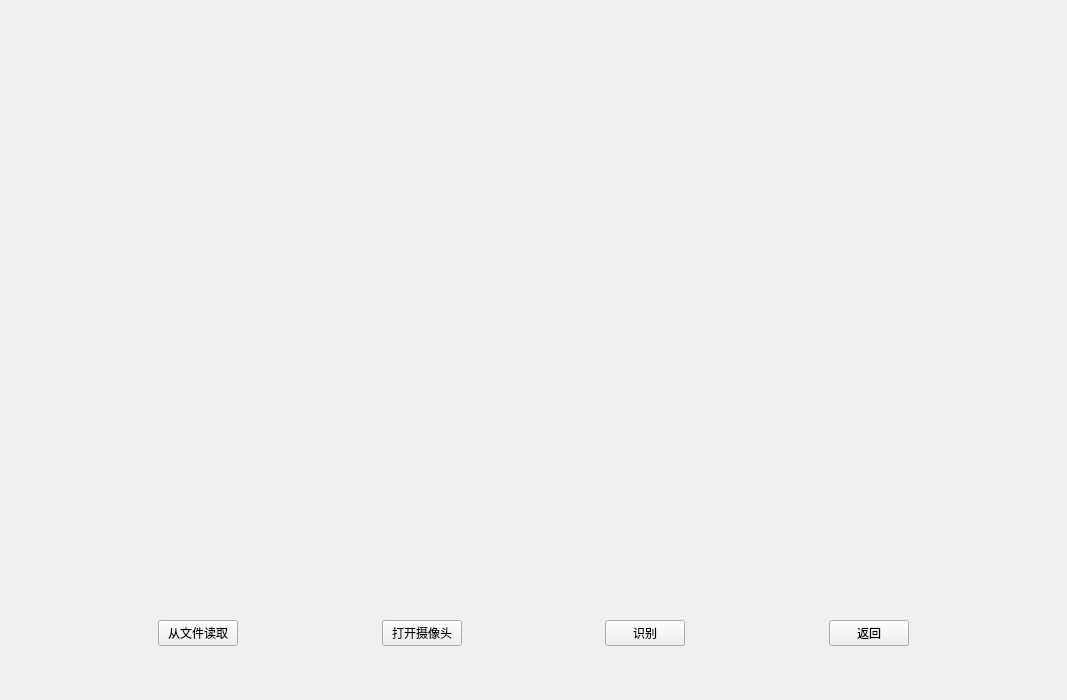
<?xml version="1.0" encoding="UTF-8"?>
<ui version="4.0">
 <class>Form</class>
 <widget class="QWidget" name="Form">
  <property name="geometry">
   <rect>
    <x>0</x>
    <y>0</y>
    <width>1067</width>
    <height>700</height>
   </rect>
  </property>
  <property name="windowTitle">
   <string>Form</string>
  </property>
  <layout class="QVBoxLayout" name="verticalLayout_2">
   <item>
    <widget class="QWidget" name="widget_Image" native="true">
     <property name="sizePolicy">
      <sizepolicy hsizetype="Preferred" vsizetype="Preferred">
       <horstretch>0</horstretch>
       <verstretch>5</verstretch>
      </sizepolicy>
     </property>
     <layout class="QHBoxLayout" name="horizontalLayout">
      <item>
       <widget class="QLabel" name="label_image">
        <property name="sizePolicy">
         <sizepolicy hsizetype="Preferred" vsizetype="Preferred">
          <horstretch>1</horstretch>
          <verstretch>0</verstretch>
         </sizepolicy>
        </property>
        <property name="text">
         <string/>
        </property>
       </widget>
      </item>
      <item>
       <widget class="QLabel" name="label_down">
        <property name="sizePolicy">
         <sizepolicy hsizetype="Preferred" vsizetype="Preferred">
          <horstretch>1</horstretch>
          <verstretch>0</verstretch>
         </sizepolicy>
        </property>
        <property name="text">
         <string/>
        </property>
       </widget>
      </item>
     </layout>
    </widget>
   </item>
   <item>
    <widget class="QWidget" name="widget_button" native="true">
     <property name="sizePolicy">
      <sizepolicy hsizetype="Preferred" vsizetype="Preferred">
       <horstretch>0</horstretch>
       <verstretch>1</verstretch>
      </sizepolicy>
     </property>
     <layout class="QGridLayout" name="gridLayout">
      <item row="0" column="1">
       <widget class="QPushButton" name="button_file">
        <property name="text">
         <string>从文件读取</string>
        </property>
       </widget>
      </item>
      <item row="0" column="5">
       <spacer name="horizontalSpacer_3">
        <property name="orientation">
         <enum>Qt::Horizontal</enum>
        </property>
        <property name="sizeHint" stdset="0">
         <size>
          <width>128</width>
          <height>20</height>
         </size>
        </property>
       </spacer>
      </item>
      <item row="0" column="0">
       <spacer name="horizontalSpacer">
        <property name="orientation">
         <enum>Qt::Horizontal</enum>
        </property>
        <property name="sizeHint" stdset="0">
         <size>
          <width>128</width>
          <height>20</height>
         </size>
        </property>
       </spacer>
      </item>
      <item row="0" column="7">
       <spacer name="horizontalSpacer_4">
        <property name="orientation">
         <enum>Qt::Horizontal</enum>
        </property>
        <property name="sizeHint" stdset="0">
         <size>
          <width>129</width>
          <height>20</height>
         </size>
        </property>
       </spacer>
      </item>
      <item row="0" column="9">
       <spacer name="horizontalSpacer_5">
        <property name="orientation">
         <enum>Qt::Horizontal</enum>
        </property>
        <property name="sizeHint" stdset="0">
         <size>
          <width>128</width>
          <height>20</height>
         </size>
        </property>
       </spacer>
      </item>
      <item row="0" column="2">
       <spacer name="horizontalSpacer_2">
        <property name="orientation">
         <enum>Qt::Horizontal</enum>
        </property>
        <property name="sizeHint" stdset="0">
         <size>
          <width>129</width>
          <height>20</height>
         </size>
        </property>
       </spacer>
      </item>
      <item row="0" column="6">
       <widget class="QPushButton" name="button_recognition">
        <property name="text">
         <string>识别</string>
        </property>
       </widget>
      </item>
      <item row="0" column="8">
       <widget class="QPushButton" name="button_back">
        <property name="text">
         <string>返回</string>
        </property>
       </widget>
      </item>
      <item row="0" column="3">
       <widget class="QPushButton" name="button_camera">
        <property name="text">
         <string>打开摄像头</string>
        </property>
       </widget>
      </item>
     </layout>
    </widget>
   </item>
  </layout>
 </widget>
 <resources/>
 <connections/>
</ui>
